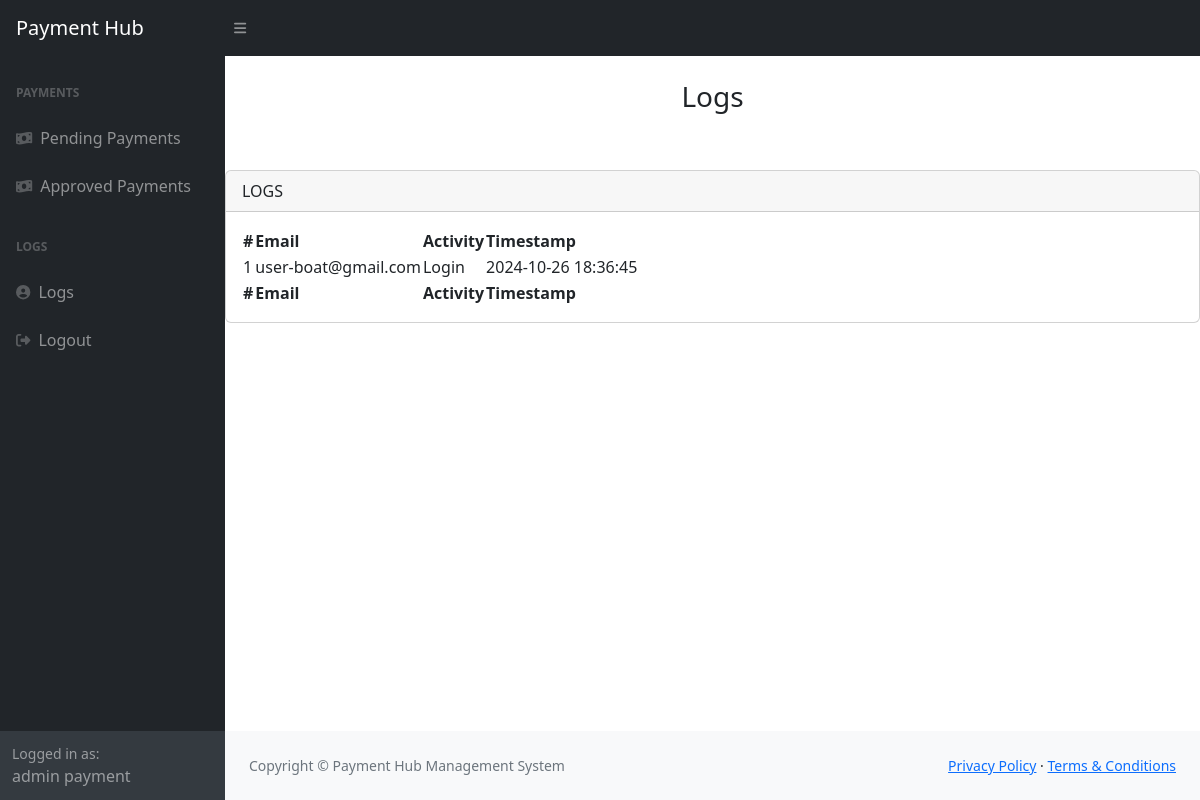
Screenshot of /user/boat-user/my-logs.php (signed in) with the database file from the repository.
### tables this page shows
CREATE TABLE `accounts` (
  `id` int(11) NOT NULL,
  `image` varchar(255) NOT NULL,
  `name` varchar(80) NOT NULL,
  `email` varchar(100) NOT NULL,
  `password` varchar(100) NOT NULL,
  `user_type` varchar(50) NOT NULL,
  `date_registered` datetime NOT NULL DEFAULT current_timestamp()
);

CREATE TABLE `logs` (
  `id` int(20) NOT NULL,
  `email` varchar(100) NOT NULL,
  `activity_type` varchar(50) NOT NULL,
  `system_type` varchar(60) NOT NULL,
  `timestamp` datetime NOT NULL DEFAULT current_timestamp()
);

### user/boat-user/my-logs.php (the view, shortened to what this page needs)
<?php
    include('boat-header.php');
?>
<main>
    <div class="d-flex justify-content-center mt-4">
        <h3>Logs</h3>
    </div>
    <div class="card mt-5">
        <div class="card-header">
            LOGS
        </div>
        <div class="card-body">
            <table id="datatablesSimple">
                <thead>
                    <tr>
                        <th>#</th>
                        <th>Email</th>
                        <th>Activity</th>
                        <th>Timestamp</th>
                    </tr>
                </thead>
                <tfoot>
                    <tr>
                        <th>#</th>
                        <th>Email</th>
                        <th>Activity</th>
                        <th>Timestamp</th>
                    </tr>
                </tfoot>
                <tbody>
                    <?php
                    $sql = "SELECT * FROM logs WHERE system_type = 'user boat' ORDER BY id DESC";
                    $result = $connection->query($sql);
                    if ($result->num_rows > 0) {
                        $count = 1;
                        while ($row = $result->fetch_assoc()) {
                            echo "<tr>
                                            <td>{$count}</td>
                                            <td>{$row['email']}</td>
                                            <td>{$row['activity_type']}</td>
                                            <td>{$row['timestamp']}</td>
                                        </tr>";
                            $count++;
                        }
                    } else {
                        echo "<tr><td colspan='4' class='text-center'>No accounts found.</td></tr>";
                    }
                    ?>
                </tbody>
            </table>
        </div>
    </div>
</main>
<?php include("../../components/footer.php"); ?>
<?php include("../../components/scripts.php"); ?>

### user/boat-user/boat-header.php (shortened to what this page needs)
<?php
    $id = $_SESSION['id'];
    include('../../connection/connection.php');
    $sql = "SELECT * FROM accounts WHERE id = $id";
    $result = $connection->query($sql);
    if ($result->num_rows > 0) {
        $user = $result->fetch_assoc();
    } else {
        die('Account not found.');
    }
?>
<!DOCTYPE html>
<html lang="en">
    <head>
        <link href="https://cdn.jsdelivr.net/npm/simple-datatables@7.1.2/dist/style.min.css" rel="stylesheet" />
        <link href="../../css/dashboard.css" rel="stylesheet" />
    </head>
    <body class="sb-nav-fixed">
        <nav class="sb-topnav navbar navbar-expand navbar-dark bg-dark">
            <a class="navbar-brand ps-3" href="payment-approved.php">Payment Hub</a>
            <button class="btn btn-link btn-sm order-1 order-lg-0 me-4 me-lg-0" id="sidebarToggle" href="#!"><i class="fas fa-bars"></i></button>
        </nav>
        <div id="layoutSidenav">
            <div id="layoutSidenav_nav">
                <nav class="sb-sidenav accordion sb-sidenav-dark" id="sidenavAccordion">
                    <div class="sb-sidenav-menu">
                        <div class="nav">
                            <div class="sb-sidenav-menu-heading">Payments</div>
                            <a class="nav-link" href="payment-pending.php">
                                <div class="sb-nav-link-icon"><i class="fas fa-money-bill-wave"></i></div>
                                Pending Payments
                            </a>
                            <a class="nav-link" href="payment-approved.php">
                                <div class="sb-nav-link-icon"><i class="fas fa-money-bill-wave"></i></div>
                                Approved Payments
                            </a>
                            <div class="sb-sidenav-menu-heading">Logs</div>
                            <a class="nav-link" href="my-logs.php">
                                <div class="sb-nav-link-icon"><i class="fas fa-user-circle"></i></div>
                                Logs
                            </a>
                            <a class="nav-link" href="../../logout.php">
                                <div class="sb-nav-link-icon"><i class="fas fa-sign-out-alt"></i></div>
                                Logout
                            </a>
                        </div>
                    </div>
                    <div class="sb-sidenav-footer">
                        <div class="small">Logged in as:</div>
                            <?php echo $user['name']; ?>
                    </div>
                </nav>
            </div>
            <div id="layoutSidenav_content">

### rows the page displays
accounts: name "admin payment"
logs: email "user-boat@gmail.com", activity_type "Login", timestamp "2024-10-26 18:36:45"
